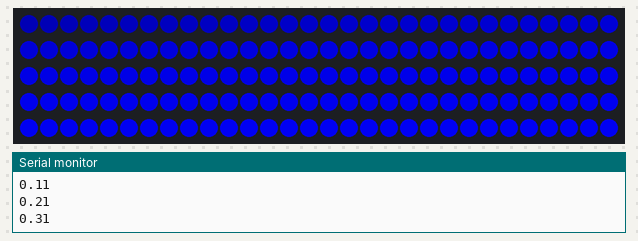
This sketch was run on a simulated Arduino Uno, built with avr-gcc and run on an emulated ATmega328P. Parts: 150 RGB LEDs in strip order, left to right, continuing on the next row, the last lines printed to the serial monitor.

Above: at 0.16 s.
At 5.17 s:
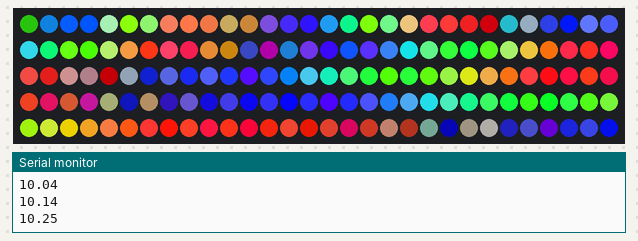
At 10.05 s:
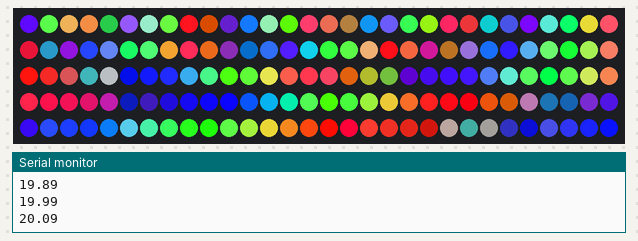
At 19.95 s:
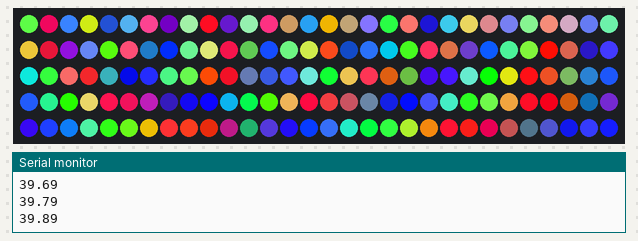
At 29.85 s:
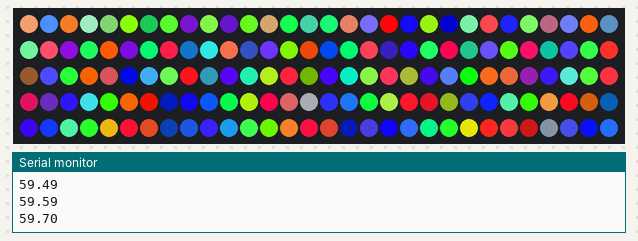
At 39.9 s:
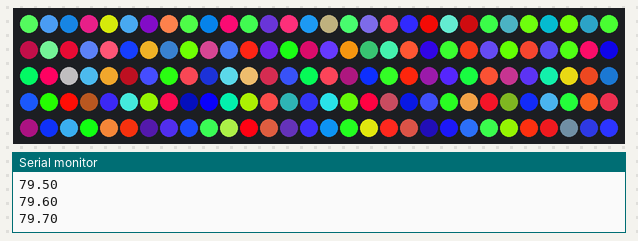

The sketch:

wheel.ino
```cpp
// This arduino program creates cool color patterns and
// displays them on addressable LEDs
// for each led there is a ring that transitions from off to blue to green to red
// they all have the same velocities, but different angular velocities
// this causes them to go in and out of sync over time according to lowest common factors

#include <Adafruit_NeoPixel.h>
#include <avr/power.h>

#define PIN 6
#define NLEDS 150

#define INNERRAD 1
#define INTERVAL .01

const float pi = 3.14159;
float t; //time

void getColors(); // recieves colors from computer and stores locally

unsigned char rgbs[NLEDS][3]; // nLEDs amount of R/G/B values [in decimal]

Adafruit_NeoPixel strip = Adafruit_NeoPixel(NLEDS, PIN, NEO_GRB + NEO_KHZ800);


void setup()
{
  memset(rgbs, 0, sizeof rgbs);

  Serial.begin(115200);

  strip.begin();
  strip.show();
}

void loop()
{
  getColors();
  //successfully read one strips worth of colors
  for (int i = 0; i < NLEDS; i++) {
    strip.setPixelColor(i, strip.Color(rgbs[i][0], rgbs[i][1], rgbs[i][2]));
  }
  strip.show();
}

void getColors()
{
  t = millis()/500.0;
  Serial.println(t);
  float c, s;
  for(int i = 0; i < NLEDS; i++) {
    c = cos(2*pi*INNERRAD*t/(INNERRAD+i*INTERVAL));
    s = sin(2*pi*INNERRAD*t/(INNERRAD+i*INTERVAL));
    if(c > 0) {
      rgbs[i][2] = 255*c;
    } else {
      rgbs[i][0] = -255*c;
    }
    if(s < 0) {
      rgbs[i][1] = -255*s;
    }
  }
}
```
